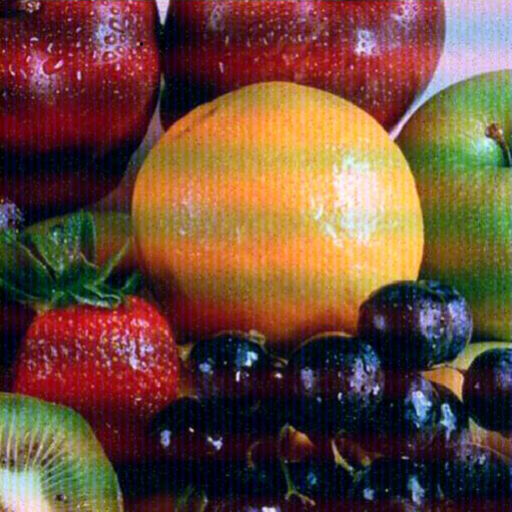
%> input picture Task 5 _IP (Remove Periodic Noise  )/A .bmp, 512 x 512 px
$ octave Solution.m   (GNU Octave 9; MATLAB toolbox functions it lacks are replaced by stand-ins)
%> lines starting %> are read from the running program, lines starting %| are printed output that depends on the picture; in (x1, y1, x2, y2) boxes, pixels count from 0 and x2, y2 are one past the last pixel; in counts of white or black regions, pixels touching at a corner belong together; the program's own positions count from 1
I = imread('A .bmp');
%> I is the input picture: size 512x512x3 uint8; mean R, G, B 107.5, 73.8, 57.7
R = I(:,:,1);
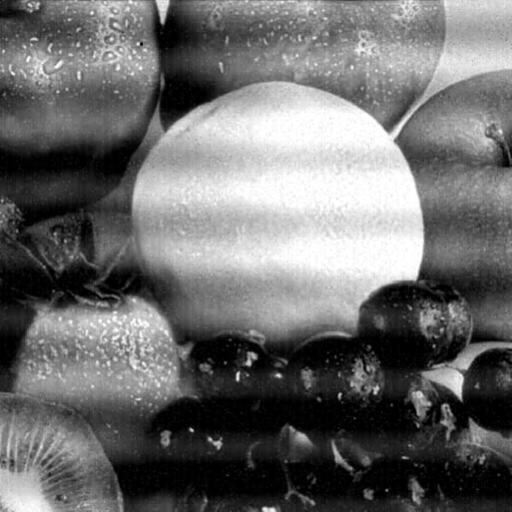
%> R: size 512x512 uint8; min 0, max 255, mean 107.5
G = I(:,:,2);
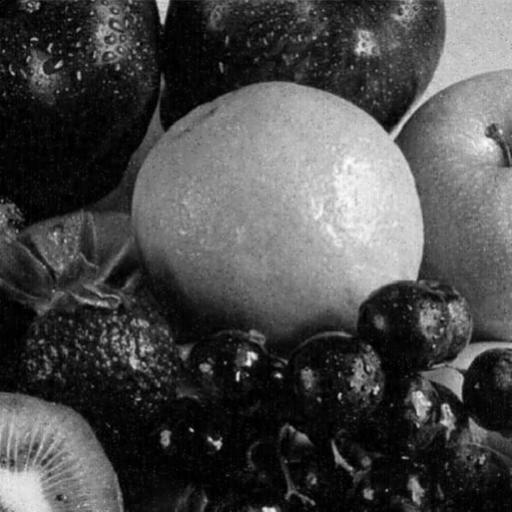
%> G: size 512x512 uint8; min 0, max 254, mean 73.8
B = I(:,:,3);
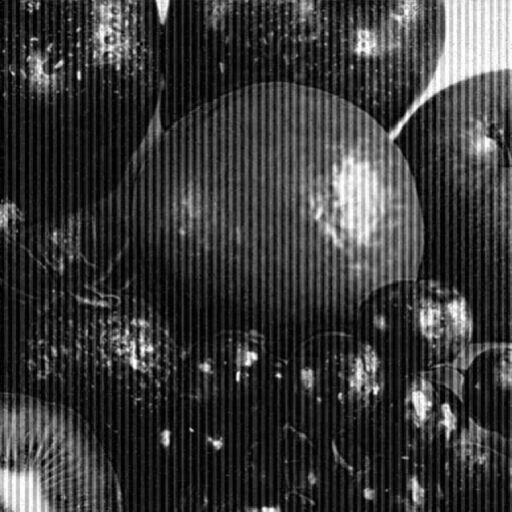
%> B: size 512x512 uint8; min 0, max 255, mean 57.7
gray = rgb2gray(I);
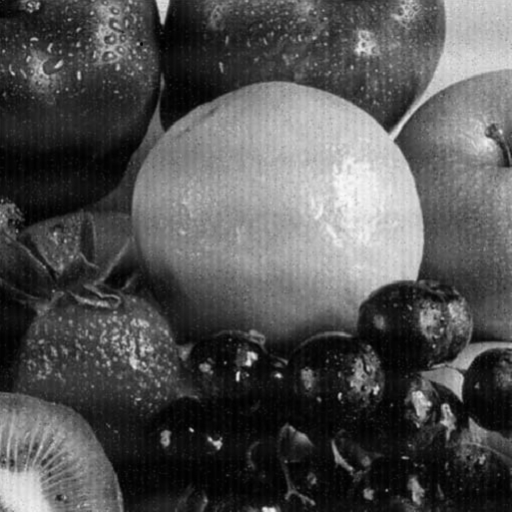
%> gray: size 512x512 uint8; min 0, max 250, mean 82
f = im2double(gray);

F = fft2(f);
%get power spectrum to see the noise
%Mag = abs(F).^2;
%Mag  = mat2gray(log(Mag + 1));
%Mag = fftshift(Mag);
%create filter notch filter
%for remove vertical noise
  H = ones(size(gray));
  x = 2;
  H(255-x:259+x, 190-x:194+x) = 0;
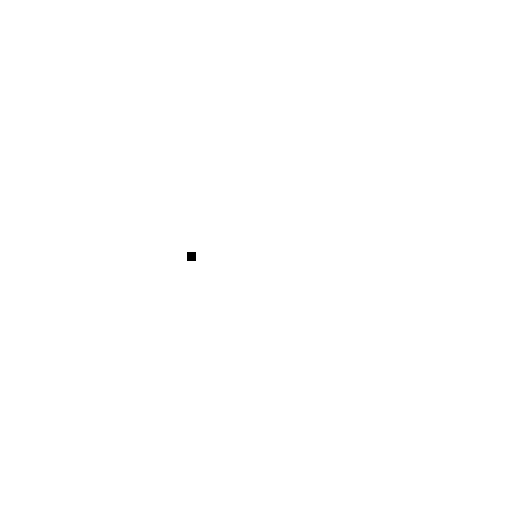
%> H: size 512x512 double; values 0 (black) and 1 (white), 100% white; 1 black region, box (x1, y1, x2, y2) and area: (187, 252, 196, 261) 81
  H(255-x:259+x, 320-x:324+x) = 0;
%> H: size 512x512 double; values 0 (black) and 1 (white), 99.9% white; 2 black regions, box (x1, y1, x2, y2) and area: (187, 252, 196, 261) 81, (317, 252, 326, 261) 81
  H = ifftshift(H);

  filtered = F .* H;
  %for remove Horizontal noise

  V = ones(size(gray));
  y = 2;
  V(250-y:252+y, 255-y:257+y) = 0;
%> V: size 512x512 double; values 0 (black) and 1 (white), 100% white; 1 black region, box (x1, y1, x2, y2) and area: (252, 247, 259, 254) 49
  V(270-y:272+y, 255-y:257+y) = 0;
%> V: size 512x512 double; values 0 (black) and 1 (white), 100% white; 2 black regions, box (x1, y1, x2, y2) and area: (252, 247, 259, 254) 49, (252, 267, 259, 274) 49
  V = ifftshift(V);

  filtered = filtered .* V;

  V1 = ones(size(gray));
  y1 = 2;
  V1(22-y1:229+y1, 255-y1:259+y1) = 0;
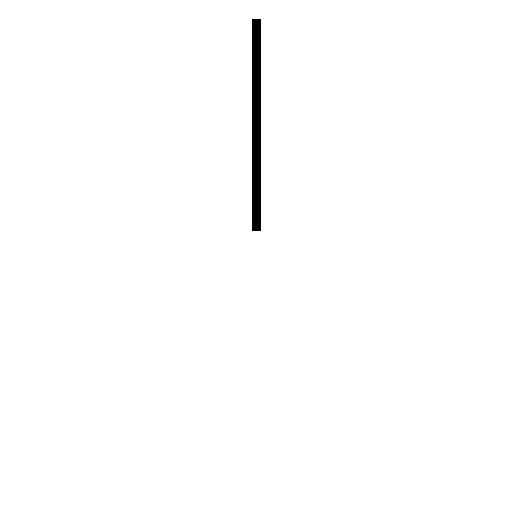
%> V1: size 512x512 double; values 0 (black) and 1 (white), 99.3% white; 1 black region, box (x1, y1, x2, y2) and area: (252, 19, 261, 231) 1908
  V1(280-y1:284+y1, 255-y1:259+y1) = 0;
%> V1: size 512x512 double; values 0 (black) and 1 (white), 99.2% white; 2 black regions, box (x1, y1, x2, y2) and area: (252, 19, 261, 231) 1908, (252, 277, 261, 286) 81
  V1 = ifftshift(V1);

  filtered = filtered .* V1;

  V2 = ones(size(gray));
  y2 = 2;
  V2(215-y2:219+y2, 255-y2:259+y2) = 0;
%> V2: size 512x512 double; values 0 (black) and 1 (white), 100% white; 1 black region, box (x1, y1, x2, y2) and area: (252, 212, 261, 221) 81
  V2(290-y2:294+y2, 255-y2:259+y2) = 0;
%> V2: size 512x512 double; values 0 (black) and 1 (white), 99.9% white; 2 black regions, box (x1, y1, x2, y2) and area: (252, 212, 261, 221) 81, (252, 287, 261, 296) 81
  V2 = ifftshift(V2);

  filtered = filtered .* V2;

%Power Spectrum of filtered
%Mag2 = abs(filtered).^2;
%Mag2  = mat2gray(log(Mag2 + 1));
%Mag2 = fftshift(Mag2);
% Inverese Foruier Transform to convert image to Spatial Domain again
f1 = ifft2(filtered);

subplot(4,2,1), imshow(I),title('Orginal Image');
subplot(4,2,2), imshow(R),title('Red Image');
subplot(4,2,3), imshow(G),title('Green Image');
subplot(4,2,4), imshow(B),title('Blue Image');
subplot(4,2,5), imshow(gray),title('Gray Image');
subplot(4,2,6), imshow(f),title('Double Image');
figure, imshow(f1),title('Final Image');
%> after `imshow(f1)`:
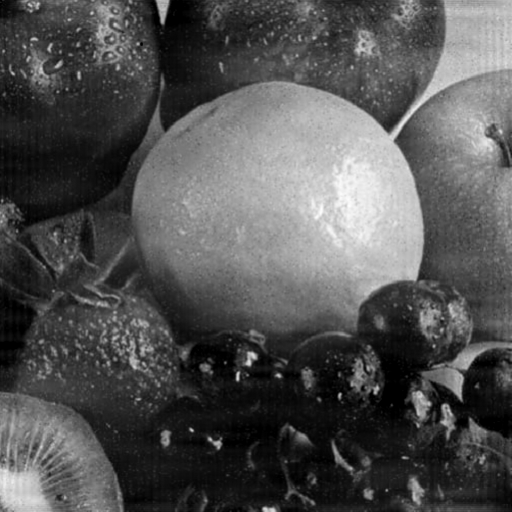
%> displayed picture: size 512x512, on the screen's scale of 0 to 255; min 0, max 254, mean 82.1
